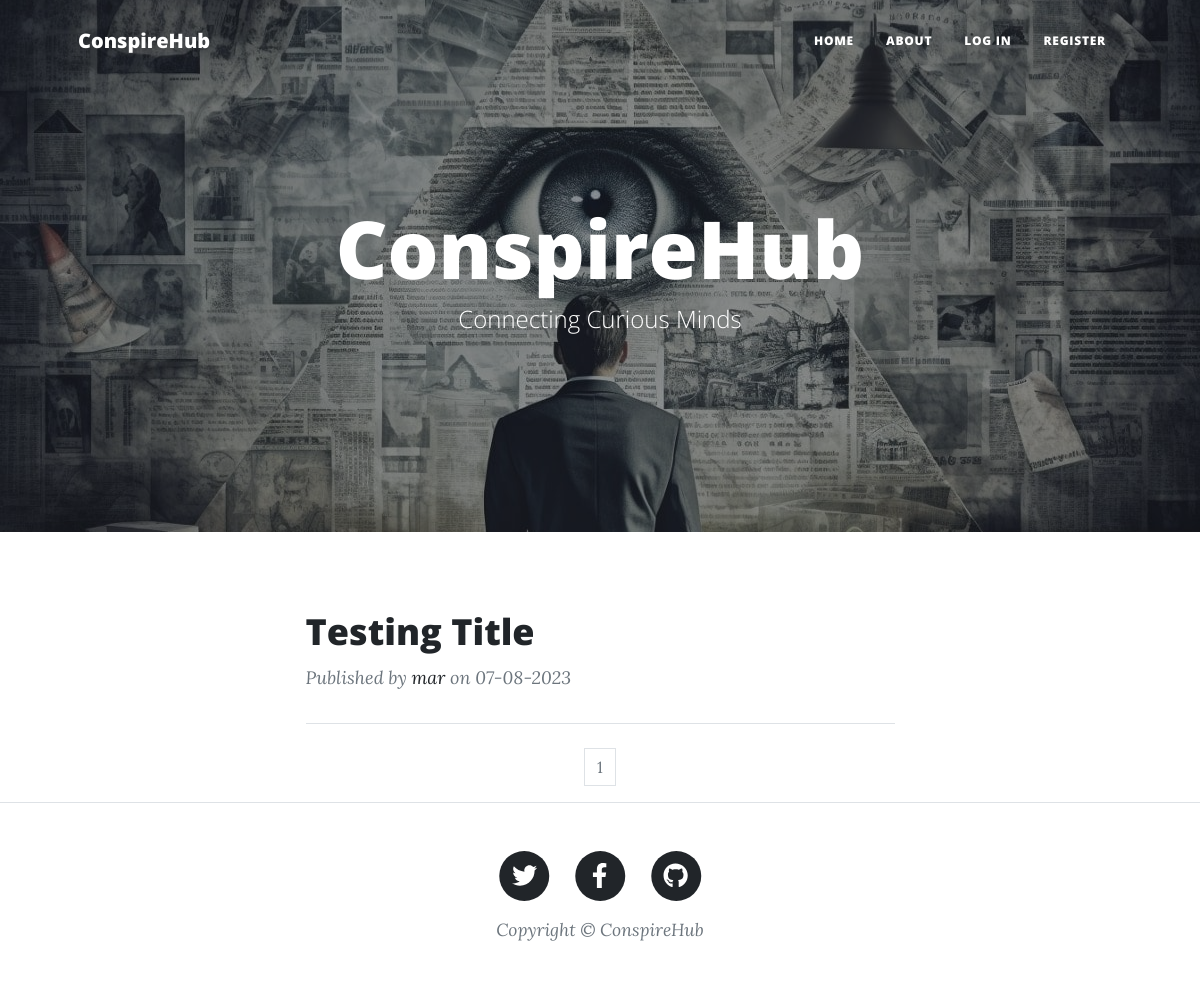
Before: / with the older database file.
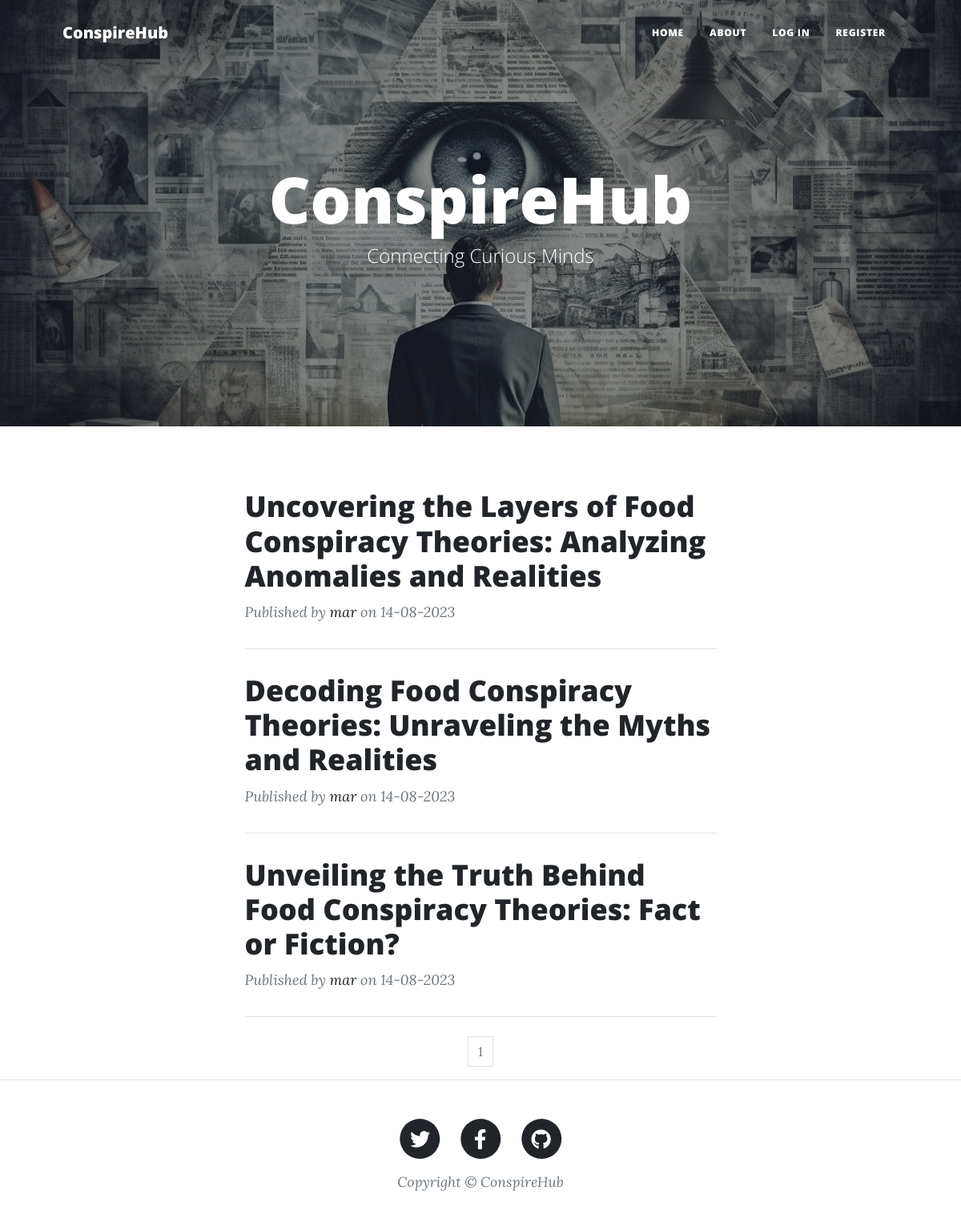
After: the same page with the newer database file.
### blogproject/models.py (models this page shows, shortened)
class BlogPost(db.Model):
    users = db.relationship(User)
    id = db.Column(db.Integer, primary_key=True)
    user_id = db.Column(db.Integer, db.ForeignKey('users.id'), nullable=False)
    date = db.Column(db.DateTime, nullable=False, default=datetime.utcnow)
    title = db.Column(db.String(160), nullable=False)
    text = db.Column(db.Text, nullable=False)

class User(db.Model, UserMixin):
    __tablename__ = 'users'
    id = db.Column(db.Integer, primary_key=True)
    profile_image = db.Column(
        db.String(64), nullable=False, default='snake.png')
    email = db.Column(db.String(64), unique=True, index=True)
    username = db.Column(db.String(64), unique=True, index=True)
    password_hash = db.Column(db.String(128))
    posts = db.relationship('BlogPost', backref='author', lazy=True)

### blogproject/core/views.py (the view)
@core.route('/')
def index():
    page = request.args.get('page', 1, type=int)
    blog_posts = BlogPost.query.order_by(BlogPost.date.desc()).paginate(page=page, per_page=5)
    return render_template('index.html', blog_posts=blog_posts)

### blogproject/templates/index.html (shortened to what this page needs)
{% extends "base.html" %}
{% block content %}
    <div class="container px-4 px-lg-5">
        <div class="row gx-4 gx-lg-5 justify-content-center">
            <div class="col-md-10 col-lg-8 col-xl-7">
                {% for post in blog_posts.items %}
                <div class="post-preview">
                    <a href="{{ url_for('blog_posts.view_post', blog_post_id=post.id) }}">
                        <h2 class="post-title">{{ post.title}}</h2>
                    </a>
                    <p class="post-meta">
                        Published by
                        <a href="{{ url_for('users.user_posts', username=post.author.username) }}">{{post.author.username }}</a>
                        on <span>{{ post.date.strftime('%d-%m-%Y') }}</span>
                    </p>
                </div>
                <hr class="my-4" />
                {% endfor %}
            </div>
        </div>
    </div>
    <nav aria-label="Page navigation example">
        <ul class="pagination justify-content-center">
            {% for page_num in blog_posts.iter_pages(left_edge=1, right_edge=1, left_current=1, right_current=2) %}
            {% if blog_posts.page == page_num %}
            <li class="page-item disabled">
                <a class="page-link" href="{{ url_for('core.index', page=page_num) }}">{{ page_num }}</a>
            </li>
            {% else %}
            <li class="page-item"><a class="page-link" href="{{ url_for('core.index', page=page_num) }}">{{ page_num
                    }}</a></li>
            {% endif %}
            {% endfor %}
    </nav>
    {% endblock %}

### blogproject/templates/base.html (shortened to what this page needs)
<!DOCTYPE html>
<html lang="en" dir="ltr">
<head>
        <link href="./static/css/style.css" rel="stylesheet"/>
</head>
<body>
    <nav class="navbar navbar-expand-lg navbar-light" id="mainNav">
        <div class="container px-4 px-lg-5">
            <a class="navbar-brand" href="{{url_for('core.index')}}">ConspireHub</a>
            <div class="collapse navbar-collapse" id="navbarResponsive">
                <ul class="navbar-nav ms-auto py-4 py-lg-0">
                    <li class="nav-item"><a class="nav-link px-lg-3 py-3 py-lg-4" href="{{url_for('core.index')}}">Home</a></li>
                    <li class="nav-item"><a class="nav-link px-lg-3 py-3 py-lg-4" href="{{url_for('core.info')}}">About</a></li>
                    {% if current_user.is_authenticated %}
                    <li class="nav-item"><a class="nav-link px-lg-3 py-3 py-lg-4" href="{{url_for('users.logout')}}">Log Out</a></li>
                    <li class="nav-item"><a class="nav-link px-lg-3 py-3 py-lg-4" href="{{url_for('users.account')}}">Account</a></li>
                    <li class="nav-item"><a class="nav-link px-lg-3 py-3 py-lg-4" href="{{url_for('blog_posts.create_post')}}">Create Article</a></li>
                    {% else %}
                    <li class="nav-item"><a class="nav-link px-lg-3 py-3 py-lg-4" href="{{url_for('users.login')}}">Log In</a></li>
                    <li class="nav-item"><a class="nav-link px-lg-3 py-3 py-lg-4" href="{{url_for('users.register')}}">Register</a></li>
                    {% endif %}
                </ul>
            </div>
        </div>
    </nav>
    <header class="masthead" style="background-image: url('./static/img/bg.jpg')">
        <div class="container position-relative px-4 px-lg-5">
            <div class="row gx-4 gx-lg-5 justify-content-center">
                <div class="col-md-10 col-lg-8 col-xl-7">
                    <div class="site-heading">
                        <h1>ConspireHub</h1>
                        <span class="subheading">Connecting Curious Minds</span>
                    </div>
                </div>
            </div>
        </div>
    </header>
    {% block content %}
    {% endblock %}
    <footer class="border-top">
        <div class="container px-4 px-lg-5">
            <div class="row gx-4 gx-lg-5 justify-content-center">
                <div class="col-md-10 col-lg-8 col-xl-7">
                    <ul class="list-inline text-center">
                        <li class="list-inline-item">
                            <a href="http://www.twitter.com">
                                <span class="fa-stack fa-lg">
                                    <i class="fas fa-circle fa-stack-2x"></i>
                                    <i class="fab fa-twitter fa-stack-1x fa-inverse"></i>
                                </span>
                            </a>
                        </li>
                        <li class="list-inline-item">
                            <a href="https://www.facebook.com">
                                <span class="fa-stack fa-lg">
                                    <i class="fas fa-circle fa-stack-2x"></i>
                                    <i class="fab fa-facebook-f fa-stack-1x fa-inverse"></i>
                                </span>
                            </a>
                        </li>
                        <li class="list-inline-item">
                            <a href="https://www.github.com/marius-george">
                                <span class="fa-stack fa-lg">
                                    <i class="fas fa-circle fa-stack-2x"></i>
                                    <i class="fab fa-github fa-stack-1x fa-inverse"></i>
                                </span>
                            </a>
                        </li>
                    </ul>
                    <div class="small text-center text-muted fst-italic">Copyright &copy; ConspireHub</div>
                </div>
            </div>
        </div>
    </footer>
</body>
</html>

Changed rows visible on the page:
removed BlogPost: title "Testing Title", author.username "mar", date "07-08-2023"
added BlogPost: title "Uncovering the Layers of Food Conspiracy Theories: Analyzing Anomalies and Realities", author.username "mar", date "14-08-2023"
added BlogPost: title "Decoding Food Conspiracy Theories: Unraveling the Myths and Realities", author.username "mar", date "14-08-2023"
added BlogPost: title "Unveiling the Truth Behind Food Conspiracy Theories: Fact or Fiction?", author.username "mar", date "14-08-2023"
